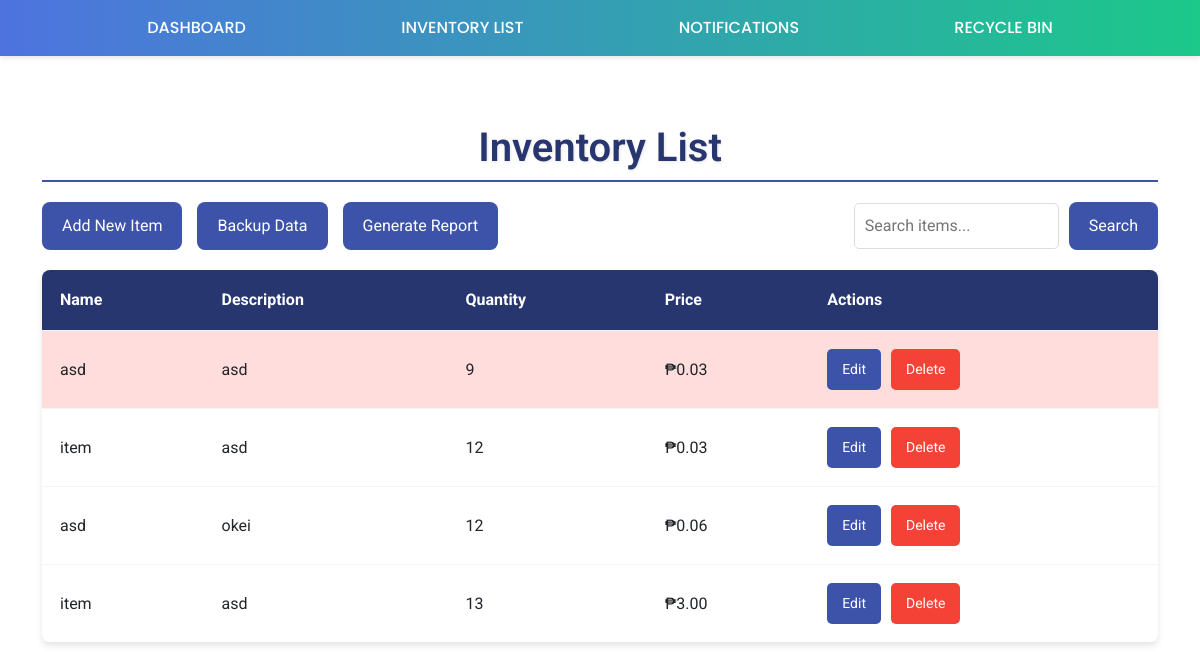
The page /search/ on the database as committed earlier.
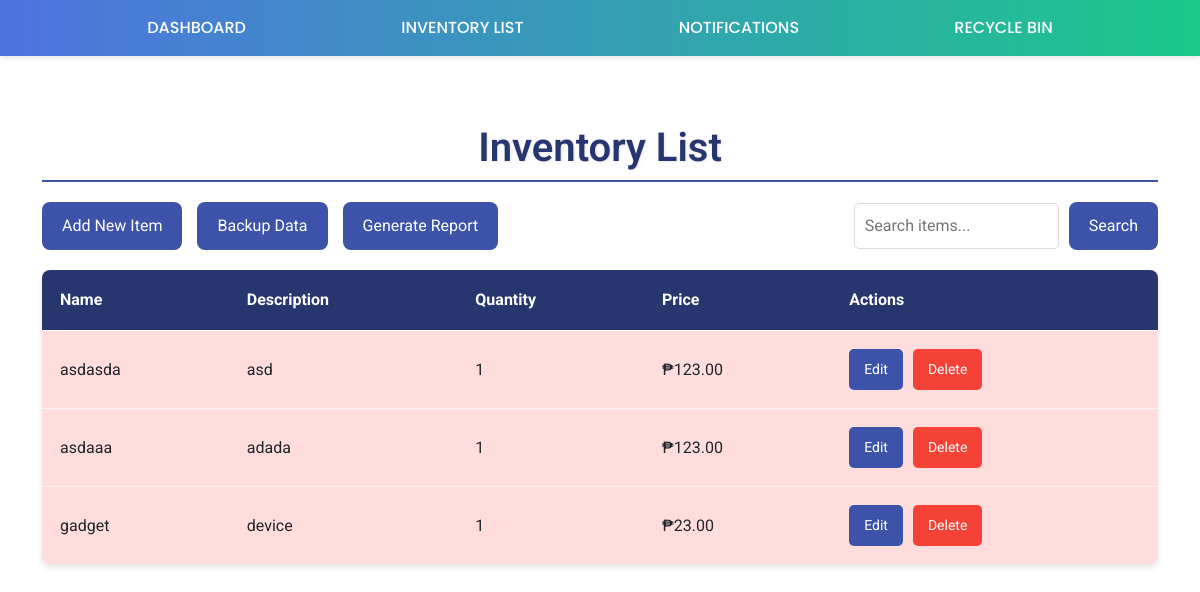
The same page on the database as committed later.
### sampleapp/models.py (models this page shows, shortened)
class Item(models.Model):
    name = models.CharField(max_length=100)
    description = models.TextField(blank=True, null=True)
    quantity = models.PositiveIntegerField()
    price = models.DecimalField(max_digits=10, decimal_places=2)
    added_on = models.DateTimeField(auto_now_add=True)
    modified_at = models.DateTimeField(auto_now=True)  # Automatically updated on change
    created_at = models.DateTimeField(auto_now_add=True)
    is_deleted = models.BooleanField(default=False)  # Soft delete flag

### sampleproject/views.py (the view)
# urls.py: path('search/', search_items, name='search_items'),
def search_items(request):
    query = request.GET.get('query', '')
    items = Item.objects.filter(name__icontains=query)  # Example: search by item name
    return render(request, 'homepage.html', {'items': items, 'query': query})

### sampleapp/templates/homepage.html (shortened to what this page needs)
{% extends 'base.html' %}
{% block content %}
<h1 class="page-title">Inventory List</h1>
<div class="inventory-header">
    <div class="inventory-actions">
        <div class="inventory-actions-left">
            <a href="/add/">Add New Item</a>
            <a href="/backup/">Backup Data</a>
            <a href="/generate-report/">Generate Report</a>
        </div>
        <div class="inventory-actions-right">
            <form method="GET" action="{% url 'search_items' %}" style="display: inline-flex; align-items: center;">
                <input type="text" name="query" value="{{ query }}" placeholder="Search items..." required style="padding: 10px; border: 1px solid #ddd; border-radius: 5px; margin-right: 10px;">
                <button type="submit">Search</button>
            </form>
        </div>
    </div>
</div>
<table>
    <thead>
        <tr>
            <th>Name</th>
            <th>Description</th>
            <th>Quantity</th>
            <th>Price</th>
            <th>Actions</th>
        </tr>
    </thead>
    <tbody>
        {% for item in items %}
        <tr class="{% if item.quantity < 10 %}low-stock{% endif %}">
            <td>{{ item.name }}</td>
            <td>{{ item.description }}</td>
            <td>{{ item.quantity }}</td>
            <td>₱{{ item.price|floatformat:2 }}</td>
            <td>
                <div class="action-buttons">
                    <a href="/edit/{{ item.id }}/">Edit</a>
                    <a href="{% url 'delete_item' item.id %}" id="btn-danger">Delete</a>
                </div>
            </td>
        </tr>
        {% endfor %}
    </tbody>
</table>
{% endblock %}

Rows that differ between the two databases and show on the page:
removed Item: name "asd", description "asd", quantity "9", price "0.03"
removed Item: name "item", description "asd", quantity "12", price "0.03"
removed Item: name "asd", description "okei", quantity "12", price "0.06"
removed Item: name "item", description "asd", quantity "13", price "3.00"
added Item: name "asdasda", description "asd", quantity "1", price "123.00"
added Item: name "asdaaa", description "adada", quantity "1", price "123.00"
added Item: name "gadget", description "device", quantity "1", price "23.00"
